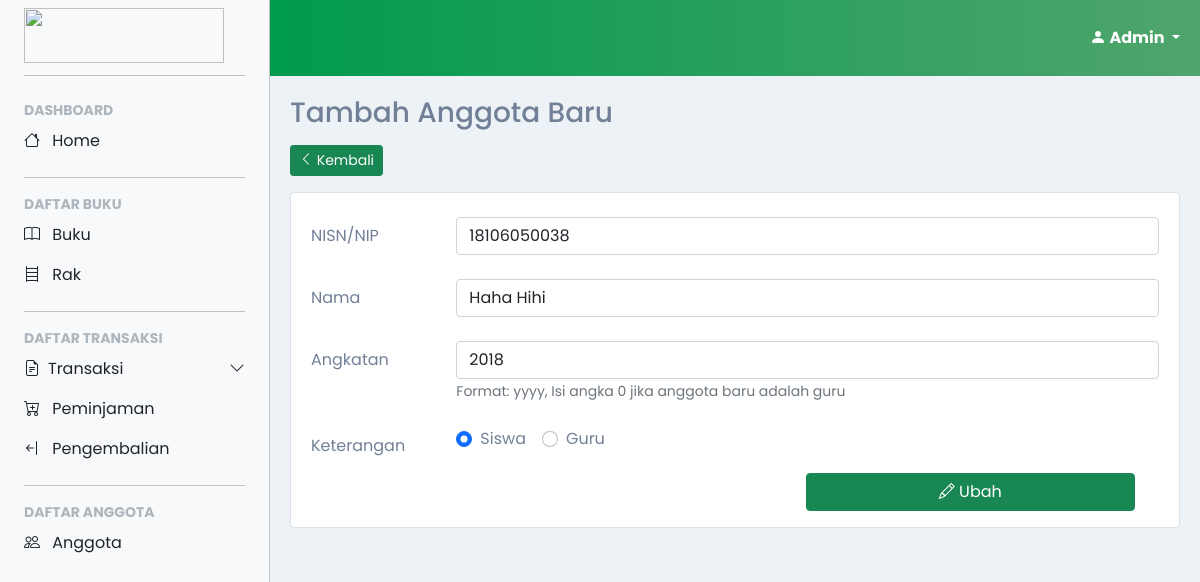
Page /account/admin/anggota/addUpdateAnggota.php?action=edit&&nomor=18106050038 (signed in) on the committed database.
### tables this page shows
CREATE TABLE `anggota` (
  `nomor_anggota` varchar(25) NOT NULL,
  `nama` varchar(50) NOT NULL,
  `jabatan` enum('guru','siswa') NOT NULL,
  `angkatan` varchar(4) NOT NULL,
  `password` varchar(50) NOT NULL
);

### account/admin/anggota/addUpdateAnggota.php (the view, shortened to what this page needs)
<?php
include('../../../confiq.php');
$nisn = "";
$nama = "";
$angkatan = "";
$keterangan = "";
$btn_addUpdate = "";
$icon_addUpdate = "";
$action = $_GET['action'];
if($action == "tambah"){
  $label_isbn = "Tekan Cek ISBN untuk mengisi data secara otomatis jika terdaftar di openlibrary.org";
  $btn_addUpdate = "Tambah";
  $icon_addUpdate = "bi-plus";
  if(isset($_POST['tambah'])){
    if(isset($_POST['excel'])){
      $ekstensi_diperbolehkan	= "xlsx";
      $namaFile	= $_FILES['excel']['name'];
      $ekstensiFile = explode(".", $namaFile);
      $ekstensiFile = strtolower(end($ekstensiFile));
      if($ekstensiFile == $ekstensi_diperbolehkan){
        include('../../extensions/SimpleXLSX.php');
        $excel = SimpleXLSX::parse($_FILES['excel']['tmp_name']);
        $rowcol = $excel->dimension(0);
        if($rowcol[0] != 1 && $rowcol[1] != 1){
          foreach($excel->rows(0) as $key => $row){
            $q="";
            foreach ($row as $key => $cell) {
              $q.="'".$cell. "',";
            }
            $query = "INSERT INTO ".$excel->sheetName(0)." VALUES (".rtrim($q,",").")";
            $insert = mysqli_query($conn, $query);
          }
        }
      }
    } else {
      $nisn = $_POST['nisn'];
      $nama = $_POST['nama'];
      $angkatan = $_POST['angkatan'];
      $keterangan = $_POST['keterangan'];
      $getnumber = substr($angkatan,-1);
      $passwd = md5("ubahyah".$getnumber);
      $insert = "INSERT INTO `anggota`(`nomor_anggota`, `nama`, `jabatan`, `angkatan`, `password`)
                  VALUES ('$nisn', '$nama', '$keterangan', '$angkatan', '$passwd')";
      $tambahAnggota = mysqli_query($conn, $insert);
    }
    header("Location: anggota.php");
  }
}
elseif($action == "edit"){
  $nomoranggota = $_GET['nomor'];
  $btn_addUpdate = "Ubah";
  $icon_addUpdate = "bi-pencil";
  $getAnggota = "SELECT `nomor_anggota`, `nama`, `jabatan`, `angkatan` FROM `anggota` WHERE `nomor_anggota` LIKE '$nomoranggota'";
  $queryAnggota = mysqli_query($conn, $getAnggota);
  $data = mysqli_fetch_array($queryAnggota, MYSQLI_ASSOC);
  $nisn = $data['nomor_anggota'];
  $nama = $data['nama'];
  $angkatan = $data['angkatan'];
  $keterangan = $data['jabatan'];
}
?>
<!DOCTYPE html>
<html>
  <head>
  </head>
  <body>
    <?php
      include('../layout/sidebar.php');
    ?>
    <main>
      <div class="container-fluid content transition">
        <h3>Tambah Anggota Baru</h3>
        <a href="anggota.php" class="btn btn-success btn-sm mb-3">
          <span><i class="bi bi-chevron-left"></i></span>
          <span>Kembali</span>
        </a>
        <div class="card border">
          <div class="card-body mt-2 mx-1">
            <form method="post" enctype="multipart/form-data">
              <div class="form-group row">
                <label for="nisn" class="col-sm-2 col-form-label">NISN/NIP</label>
                <div class="col-sm-10">
                  <input type="text" name="nisn" class="form-control" id="nisn" value="<?= $nisn?>">
                </div>
              </div><br>
              <div class="form-group row">
                <label for="nama" class="col-sm-2 col-form-label">Nama</label>
                <div class="col-sm-10">
                  <input type="text" name="nama" class="form-control" id="nama" value="<?= $nama?>">
                </div>
              </div><br>
              <div class="form-group row">
                <label for="angkatan" class="col-sm-2 col-form-label">Angkatan</label>
                <div class="col-sm-10">
                  <input type="text" name="angkatan" class="form-control" id="angkatan" value="<?= $angkatan?>">
                  <small id="isbn" class="form-text text-muted">
                    Format: yyyy, Isi angka 0 jika anggota baru adalah guru
                  </small>
                </div>
              </div><br>
              <div class="form-group row">
                <label for="keterangan" class="col-sm-2 col-form-label">Keterangan</label>
                <div class="col-sm-10">
                  <?php
                  $value = array("siswa", "guru");
                  if($action == "tambah"){
                    $count = 1;
                    foreach($value as $checkvalue){
                      echo '<div class="form-check form-check-inline">
                              <input class="form-check-input" type="radio" name="keterangan" id="keterangan'.$count.'" value="'.$checkvalue.'">
                              <label class="form-check-label" for="keterangan'.$count.'">'.ucfirst($checkvalue).'</label>
                            </div>';
                      $count++;
                    }
                  } elseif($action == "edit"){
                    $count = 1;
                    foreach($value as $checkvalue){
                      if($checkvalue == $keterangan){
                        echo '<div class="form-check form-check-inline">
                                <input class="form-check-input" type="radio" name="keterangan" id="keterangan'.$count.'" value="'.$checkvalue.'" checked>
                                <label class="form-check-label" for="keterangan'.$count.'">'.ucfirst($checkvalue).'</label>
                              </div>';
                      } else {
                        echo '<div class="form-check form-check-inline">
                                <input class="form-check-input" type="radio" name="keterangan" id="keterangan'.$count.'" value="'.$checkvalue.'">
                                <label class="form-check-label" for="keterangan'.$count.'">'.ucfirst($checkvalue).'</label>
                              </div>';
                      }
                      $count++;
                    }
                  }
                  ?>
                </div>
              <div class="form-group row mt-2">
                <label for="button" class="col-sm-2 col-form-label"></label>
                <div class="col-sm-10">
                  <div class="row">
                    <div class="col col-md-6 d-grid gap-2">
                    </div>
                    <div class="col col-md-6 d-grid gap-2">
                      <button type="submit" name="tambah" class="btn btn-success btn-block">
                        <span><i class="bi <?=$icon_addUpdate?>"></i></span>
                        <span><?=$btn_addUpdate?></span>
                      </button>
                    </div>
                  </div>
                </div>
              </div>
            </form>
          </div>
        </div>
      </div>
    </main>
  </body>
</html>

### account/admin/layout/style.css (style rules this page uses)
html, body { color: #718096 !important; background-color: #edf2f7; scroll-behavior: smooth; }
body, button { font-family: "Poppins", sans-serif; }
:root { --offcanvas-width: 270px; --topNavbarHeight: 56px; }
main { margin-top: var(--topNavbarHeight); }
.content { padding: 15px; }
.content h3 { margin-bottom: 15px; }
.transition { -webkit-transition: all .3s ease; -moz-transition: all .3s ease; -ms-transition: all .3s ease; -o-transition: all .3s ease; transition: all .3s ease; }
@media (min-width: 992px) { body { overflow: auto !important; } }
@media (min-width: 992px) { :root { --topNavbarHeight: 76px; } }
@media (min-width: 992px) { main { margin-left: var(--offcanvas-width); margin-top: var(--topNavbarHeight); } }
@media (min-width: 992px) { .content { padding: 20px; } }

### rows in the picture
anggota: nisn "18106050038", nama "Haha Hihi", angkatan "2018"

### other values in the picture
$user[0] "Admin"
$checkvalue "Siswa"
$checkvalue "Guru"
$btn_addUpdate "Ubah"
